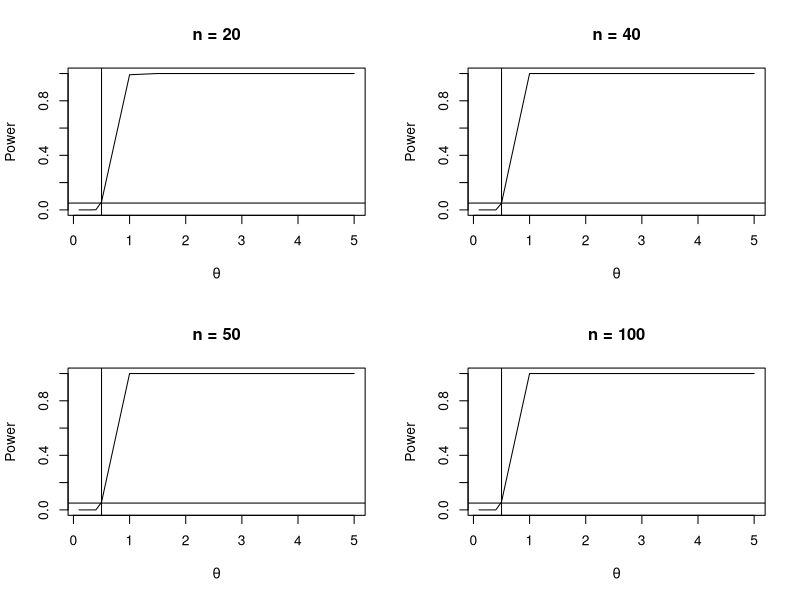

The R script that drew this image:
m <- 1000            #number of replicas
mu_verd <- 1/2       #true value of the population parameter
mu_test <- c(0.1,0.15,0.2,0.25,0.3,0.4,.5,1,1.5,2,2.5,3,3.5,4,4.5,5)   #test values
M <- length(mu_test)              #number of Monte Carlo replicas
power <- numeric(M)               #vector to storage the empirrical power of the test
nobs <- c(20, 40, 50, 100)        #sampling size
power_nobs <- matrix(0,length(nobs),M)  #matrix to storage the empirical power of the test for each size n
c <- 1
for(j in nobs) {
  for (i in 1:M) {
    mu <- mu_test[i]
    p_value <- replicate(m, expr = {
      x <- runif(j, 0, mu*2)
      test_t <- t.test(x, alternative = "greater", mu = mu_verd)
      test_t$p.value})
    power[i] <- mean(p_value <= 0.05)
  }
  power_nobs[c,] <- power
  c = c+1
}

#Plots to see the performance varying n
par(mfrow=c(2,2))
plot(mu_test, power_nobs[1,], type = "l", xlab = bquote(theta), ylab = "Power", main = "n = 20")
abline(v = mu_verd, lty = 1)
abline(h = .05, lty = 1)
plot(mu_test, power_nobs[2,], type = "l", xlab = bquote(theta), ylab = "Power", main = "n = 40")
abline(v = mu_verd, lty = 1)
abline(h = .05, lty = 1)
plot(mu_test, power_nobs[3,], type = "l", xlab = bquote(theta), ylab = "Power", main = "n = 50")
abline(v = mu_verd, lty = 1)
abline(h = .05, lty = 1)
plot(mu_test, power_nobs[4,], type = "l", xlab = bquote(theta), ylab = "Power", main = "n = 100")
abline(v = mu_verd, lty = 1)
abline(h = .05, lty = 1)
